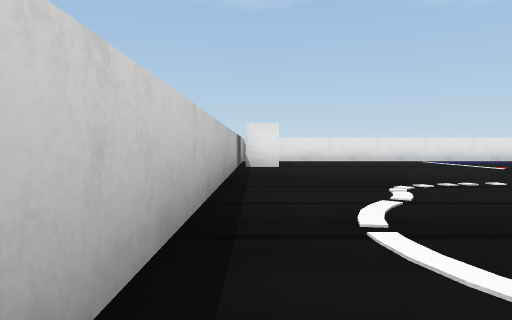
view 1 (above)

22 first-person views from a walk through a Webots world. The camera is 0.09 m above the floor, tilts 2° down and sees 70° across. The floor is counted in squares, 0.2 m on a side. Each view is taken from the middle of a square. On the plan, view 1 faces up. The plan holds only what a view shows up to about 9 squares ahead; the rest is blank. The place goes on beyond the plan. Robots are left out. Simple shapes and patterns stand in for the simulator's stock objects.

view 2
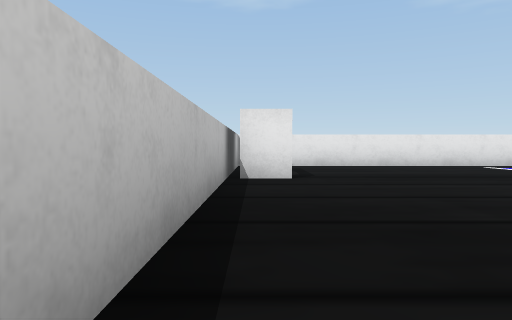

view 3
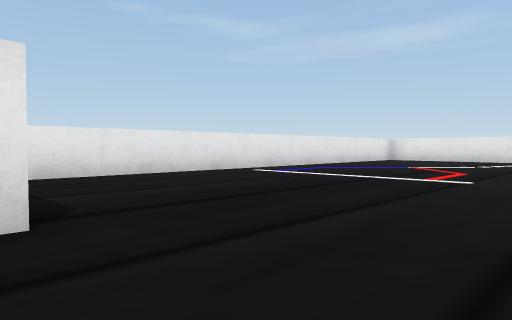

view 4
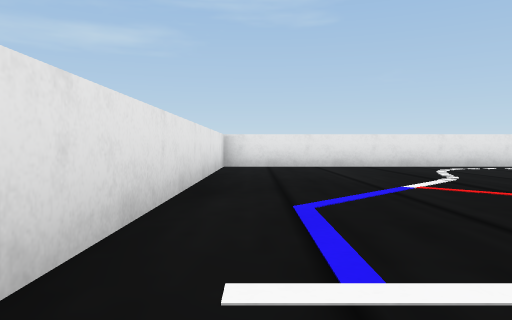

view 5
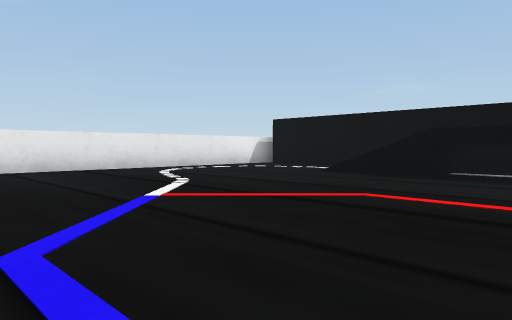

view 6
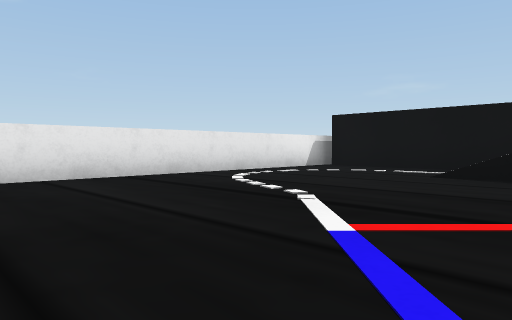

view 7
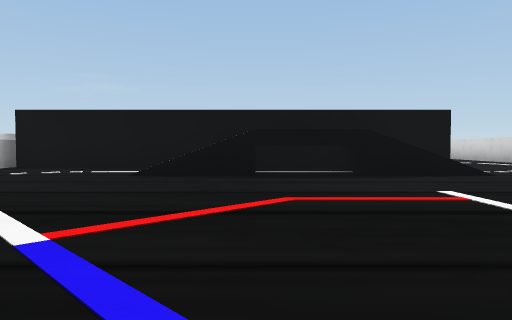

view 8
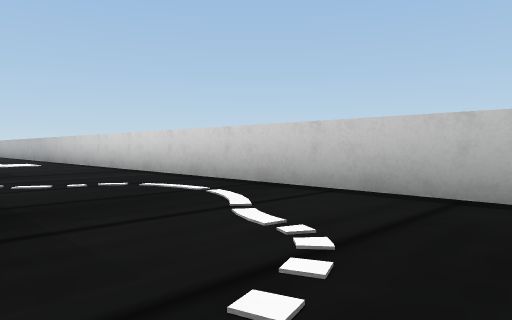

view 9
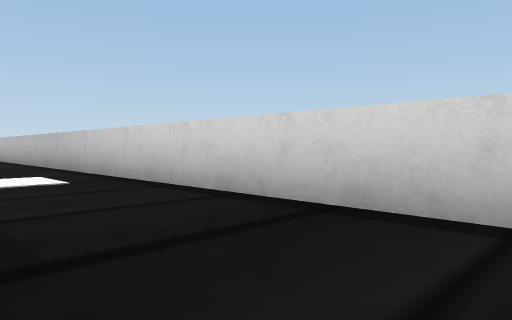

view 10
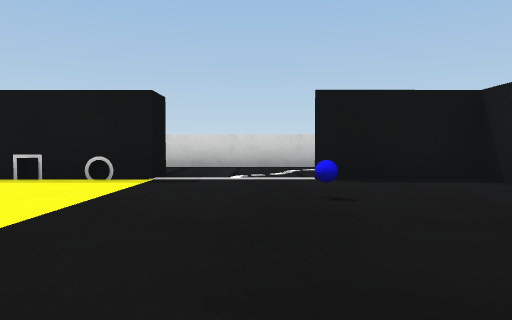

view 11
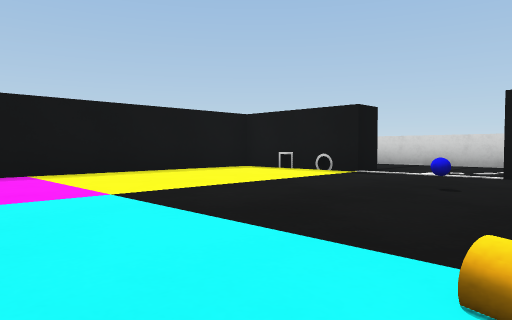

view 12
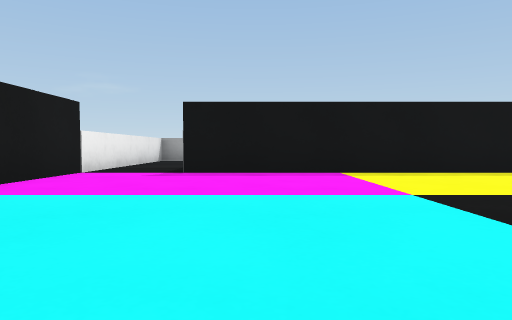

view 13
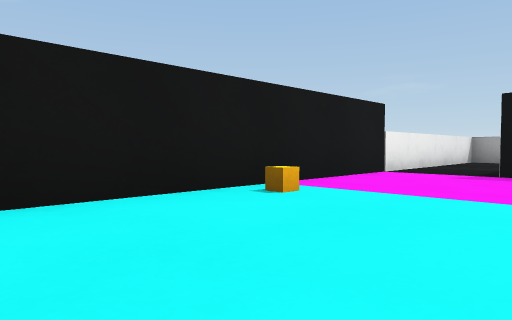

view 14
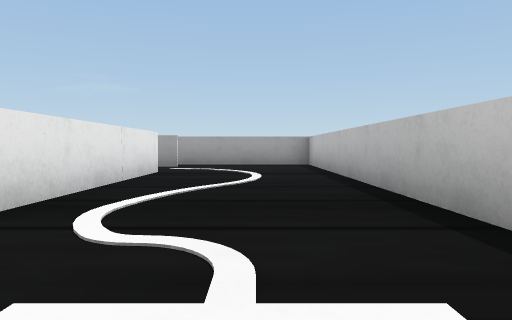

view 15
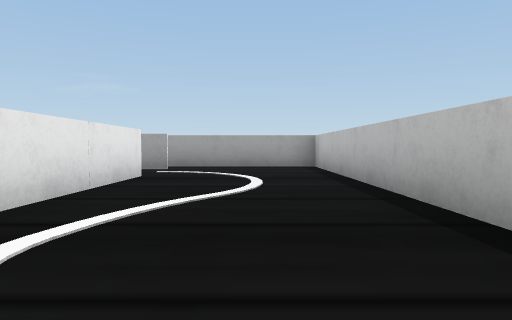

view 16
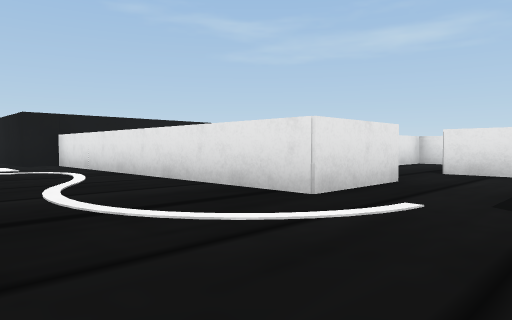

view 17
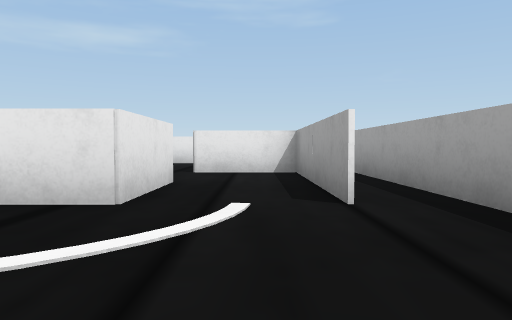

view 18
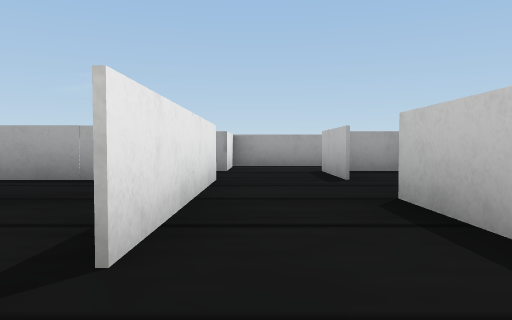

view 19
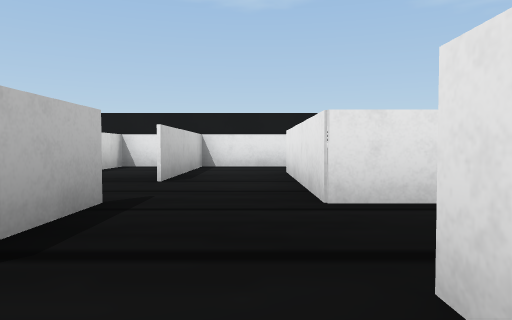

view 20
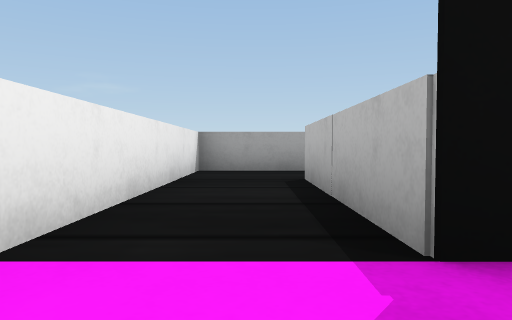

view 21
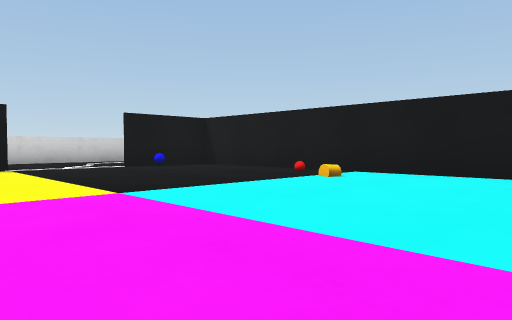

view 22
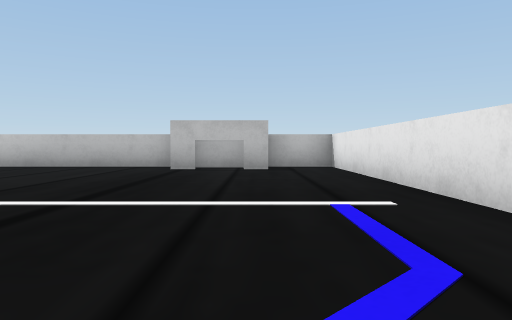

### Floor plan
Points are (right, up) in squares from view 1. A wall is a line through its corners. A room is listed if a view was taken in it or the views show most of it. See-through windows are left out.
Room 1 (views 1, 2, 3, 4, 5, 6, 7, 8, 9, 14, 15, 16, 17, 19, 22)
walls: (2.8, 3.2) (12.1, 3.2); (-0.4, 8.1) (-0.4, -14.8) (6.5, -14.8); (12.4, 2.6) (12.4, 11.7) (-0.4, 11.7) (-0.4, 10.2); (2.1, -4.5) (2.1, -3.4); (4.8, -11.9) (2.8, -11.9) (2.8, -4.4); (2.7, -13.7) (6.6, -13.7) (6.5, -11.8)
ways out: opening at (3, -0.5) to room 2; opening at (6, -12) to room 5
objects: goal (0, 8) to (0, 10); bridge (4, 4)
Room 2 (views 10, 11, 12, 13, 20, 21)
walls: (10, 3.1) (2.9, 3.1) (2.9, 0.7); (2, -1.4) (2.9, -1.4) (2.9, -4); (2.8, -4.4) (10.3, -4.4) (10.3, -8.3); (12.1, -8.5) (12.1, 1.5)
low walls: (2.5, -2.3) (3, -2.3)
ways out: opening at (3, -0.5) to room 1; opening at (11, -9) to room 6
objects: blue ball (5, 1)
Room 3 (view 18)
walls: (6.9, -4.5) (5, -4.5); (6.5, -8.4) (6.5, -6.3); (4.8, -4.6) (4.8, -8.3)
ways out: opening at (6, -7.5) to room 5
Room 4 (no view inside)
walls: (5, -4.5) (2.1, -4.5); (3.3, -11.9) (4.3, -11.9); (2.9, -4) (2.9, -5.6)
ways out: opening at (5, -9.5) to room 5
Room 5 (no view inside)
walls: (6.5, -10.1) (6.5, -8.4); (4.8, -10) (4.8, -11.9)
ways out: opening at (6, -12) to room 1; opening at (6, -7.5) to room 3; opening at (5, -9.5) to room 4; opening at (7.5, -11)
Room 6 (no view inside)
walls: (8.1, -10) (12.1, -10) (12.1, -8.5)
ways out: opening at (11, -9) to room 2

Positions as (right, up) in squares from view 1, and headings:
1: (0, 0), facing up
2: (0, 3), facing up
3: (0, 6), facing up-right
4: (4, 11), facing right
5: (5, 11), facing down-right
6: (7, 11), facing down-right
7: (7, 11), facing down
8: (3, 5), facing down-left
9: (2, 0), facing down-left
10: (8, 0), facing left
11: (9, 2), facing down-left
12: (9, 2), facing down
13: (9, 2), facing down-right
14: (1, -5), facing down
15: (1, -6), facing down
16: (0, -14), facing up-right
17: (0, -13), facing right
18: (6, -5), facing down
19: (6, -13), facing up
20: (11, -3), facing down
21: (11, -3), facing up-left
22: (8, 10), facing left
